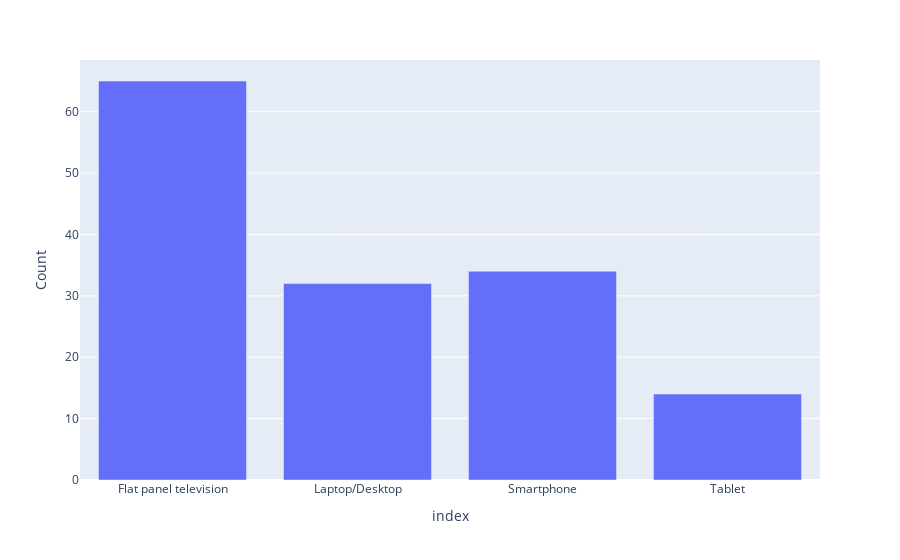

Here is the notebook cell this chart was saved with:
### Code cell
fig = px.bar(devices_streaming_platforms, x=devices_streaming_platforms.index, y='Count')
fig.show()

### Figure 1 — Plotly figure (JSON) as saved in the notebook; plotly's stock layout.template omitted (floating-point values rounded to 4 significant figures)
{"data": [{"alignmentgroup": "True", "hovertemplate": "index=%{x}<br>Count=%{y}<extra></extra>", "legendgroup": "", "marker": {"color": "#636efa", "pattern": {"shape": ""}}, "name": "", "offsetgroup": "", "orientation": "v", "showlegend": false, "textposition": "auto", "type": "bar", "x": ["Flat panel television", "Laptop/Desktop", "Smartphone", "Tablet"], "xaxis": "x", "y": [65, 32, 34, 14], "yaxis": "y"}], "layout": {"barmode": "relative", "legend": {"tracegroupgap": 0}, "margin": {"t": 60}, "xaxis": {"anchor": "y", "domain": [0, 1], "title": {"text": "index"}}, "yaxis": {"anchor": "x", "domain": [0, 1], "title": {"text": "Count"}}}}
